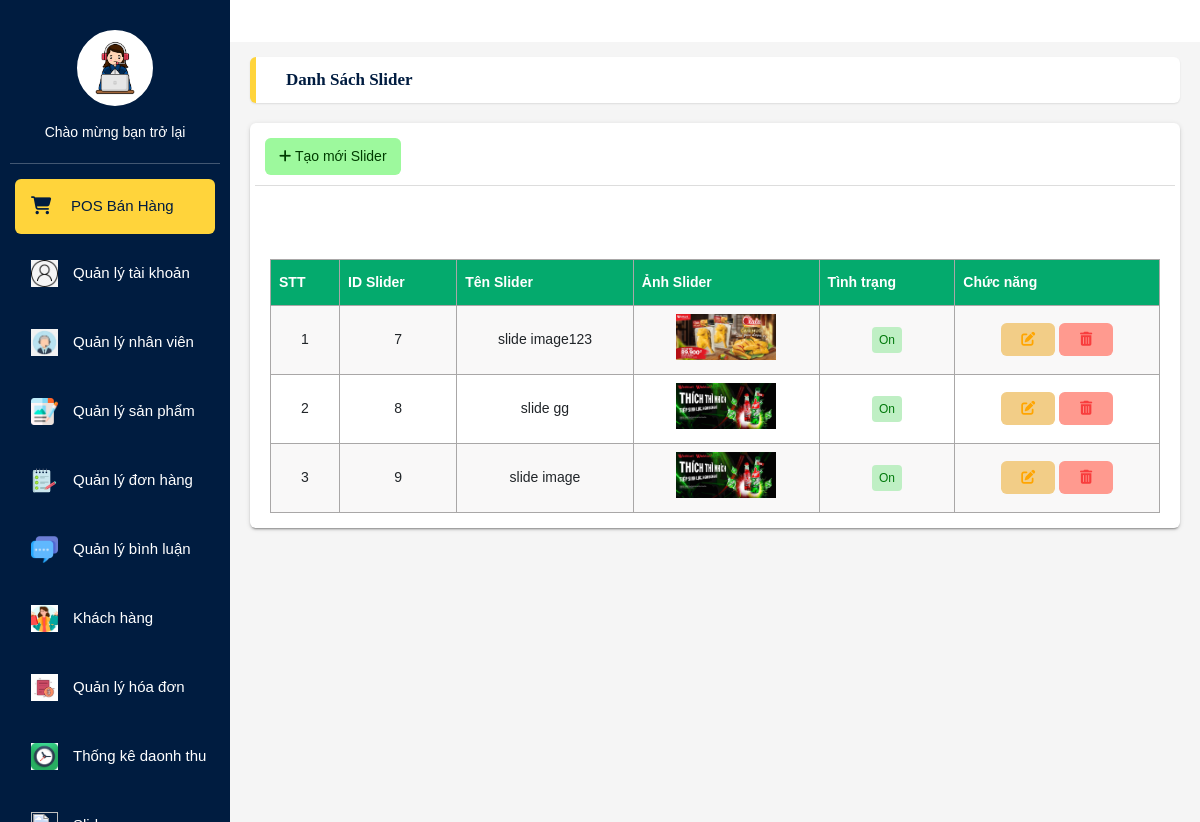
Page /admin/slider.php on the committed database.
### tables this page shows
CREATE TABLE `slider` (
  `id_slider` int(11) NOT NULL,
  `ten_slider` varchar(255) NOT NULL,
  `anh_slider` varchar(255) NOT NULL,
  `type` varchar(255) NOT NULL
);

### admin/slider.php (the view, shortened to what this page needs)
<?php
include "header.php";
include "Left_side.php";
?>
<main class="app-content">
        <div class="app-title">
            <ul class="app-breadcrumb breadcrumb side">
            <li class="breadcrumb-item active"><a href="Sanphamlist.php"><b>Danh sách Slider</b></a></li>
            </ul>
        </div>
        <div class="row">
            <div class="col-md-12">
                <div class="tile">
                    <div class="tile-body">
                        <div class="row element-button">
                            <div class="col-sm-2">
                              <a class="btn btn-add btn-sm" href="Sliderthem.php" title="Thêm"><i class="fas fa-plus"></i>
                                Tạo mới Slider</a>
                            </div>
                          </div>
                        <div>
                            <?php
                             $conn = mysqli_connect("localhost","root","","cuahangtienloi");
                             if(!$conn)
                             {
                               die("ket noi khong thanh cong");
                             }
                             else {
                              $sql = " SELECT * FROM slider ";
                               $result = mysqli_query($conn,$sql);
                               if(mysqli_num_rows($result)>0)
                           {
                            echo"<table id='customers'>
                            <tr>
                              <th>STT</th>
                              <th>ID Slider</th>
                              <th>Tên Slider</th>
                              <th>Ảnh Slider</th>
                              <th>Tình trạng</th>
                              <th>Chức năng</th>
                            </tr>";
                                $count = 0;
                                while( $row = mysqli_fetch_assoc($result))
                                {
                                    $count++;
                                    echo "<br> <tr>";
                                    echo "<td>".$count."</td>";
                                    echo "<td>".$row["id_slider"]."</td>";
                                    echo "<td>".$row["ten_slider"]."</td>";
                                    echo"<td><img src='uploads/".$row["anh_slider"]."' alt='' width='100px;'></td>";
                                    echo"<td> ";
                                    $type = $row["type"];
                                    if($type == 1){
                                        echo"<a href='?type_slider=".$row["id_slider"]." &type= 0'><span class='badge bg-danger'>Off</span></a>";
                                        }else{
                                        echo" <a href='?type_slider=".$row["id_slider"]." &type= 1'><span class='badge bg-success'>On</span></a>";
                                        }
                                     echo"</td>";
                                    echo "<td> <a href='slidersua.php?idslider=".$row["id_slider"]."'class='btn btn-edit' type='button' title='Sửa'>
                                    <i class='fas fa-edit'></i> </a>
                                    <a href='sliderxoa.php?idslider=".$row["id_slider"]."'
                                   onclick = \" javascript: return confirm('ban chac chan muon xoa') \" class='btn btn-delete' type='button' title='xóa'> <i class='fas fa-trash-alt'></i> </a> </td>
                                   ";
                                }
                           }
                        }
                            ?>
                            </table>
                        </div>
                    </div>
                </div>
            </div>
        </div>
    </main>
</body>
</html>

### rows in the picture
slider: id_slider "7", ten_slider "slide image123", anh_slider (picture)
slider: id_slider "8", ten_slider "slide gg", anh_slider (picture)
slider: id_slider "9", ten_slider "slide image", anh_slider (picture)
